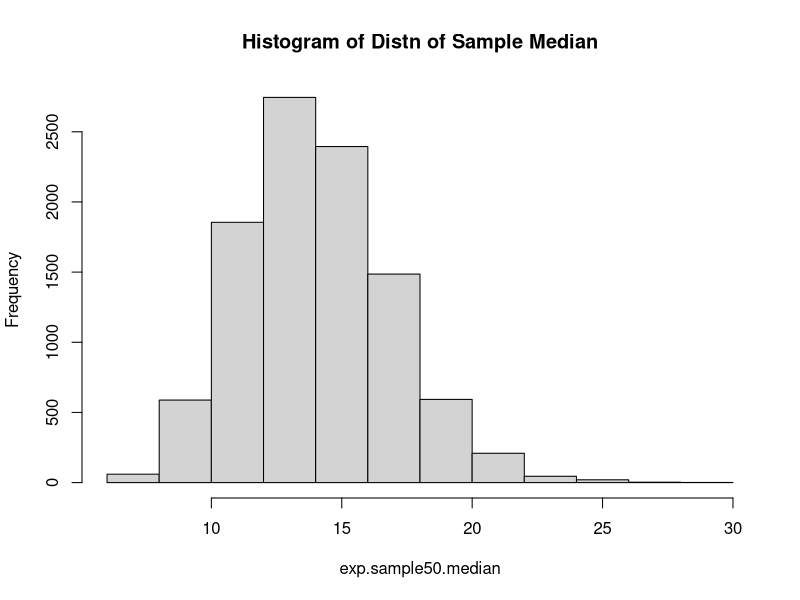
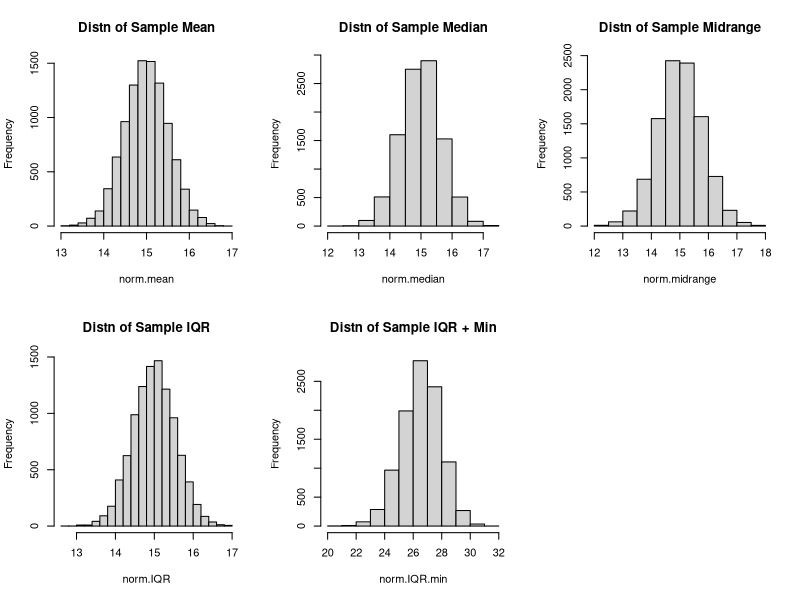
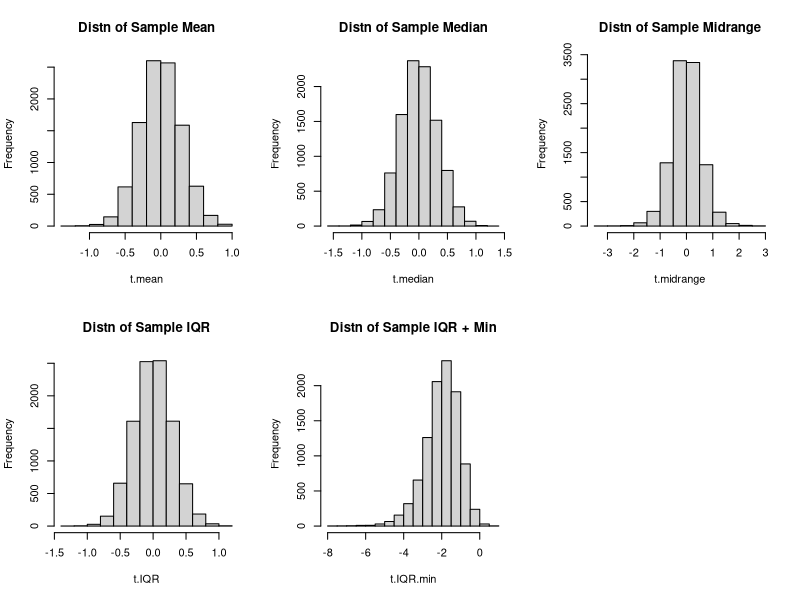

Generate these figures, in order, with R:
## ---- chunk 1
knitr::opts_chunk$set(echo = TRUE)
## ---- chunk 2
exp.random.sample = rexp(50, rate = 1/20)

exp.mean = mean(exp.random.sample)
exp.sd = mean(exp.random.sample)


## ---- chunk 3
# function for simulating the median of the  exponential distributon 
exp.distn.median = function( n ){

  exponential.samples = replicate(10000, rexp( n, rate = 1/20))
  return (apply(exponential.samples, 2, median))
}

exp.sample50.median = exp.distn.median(50)
hist(exp.sample50.median, main = "Histogram of Distn of Sample Median")

exp.sample50.mean = mean(exp.sample50.median)
exp.sample50.sd = sd(exp.sample50.median)

## ---- chunk 4
# Create a sampling distribution for the given sample sizes
exp.sample100.median = exp.distn.median(100)
exp.sample500.median = exp.distn.median(500)
exp.sample1000.median = exp.distn.median(1000)

# Mean of the sampling distribution
exp.sample100.mean = mean(exp.sample100.median)
exp.sample500.mean = mean(exp.sample500.median)
exp.sample1000.mean = mean(exp.sample1000.median)

# Standard deviaton of the sampling distribution
exp.sample100.sd = sd(exp.sample100.median)
exp.sample500.sd = sd(exp.sample500.median)
exp.sample1000.sd = sd(exp.sample1000.median)

## ---- chunk 5
# function for simulating the a sample from a normal distribution
norm.dist.sim = function( n ){
  return (replicate(10000, rnorm( n, mean = 0, sd = 1)))
}

# Sample size 2
norm.sample2 = norm.dist.sim(2)
norm.sample2.mean = mean(norm.sample2)

# I tried to calculate the variance with the var() function and I generated a large matrix with that function and didn't really know what I was doing wrong, so I just squared the sd to get the variance

#norm.sample2.var = var(norm.sample2)
norm.sample2.var = sd(norm.sample2)^2

# Sample sizes 4, 5 and 15
norm.sample4 = norm.dist.sim(4)
norm.sample5 = norm.dist.sim(5)
norm.sample15 = norm.dist.sim(15)

norm.sample4.mean = mean(norm.sample4)
norm.sample5.mean = mean(norm.sample5)
norm.sample15.mean = mean(norm.sample15)

norm.sample4.var = sd(norm.sample4)^2
norm.sample5.var = sd(norm.sample5)^2
norm.sample15.var = sd(norm.sample15)^2


## ---- chunk 6
# Normal distribution
norm.samples = replicate(10000, rnorm(15, mean = 15, sd = 2))

norm.mean = apply(norm.samples, 2, mean)
norm.median = apply(norm.samples, 2, median)
norm.midrange = (apply(norm.samples, 2, min) + apply(norm.samples, 2, max)) / 2
norm.IQR = (apply(norm.samples, 2, quantile, probs = 0.25) + apply(norm.samples, 2, quantile, probs = 0.75)) / 2
norm.IQR.min = norm.IQR + apply(norm.samples, 2, min)

par(mfrow=c(2,3))

hist(norm.mean, main = "Distn of Sample Mean")
hist(norm.median, main = "Distn of Sample Median")
hist(norm.midrange, main = "Distn of Sample Midrange")
hist(norm.IQR, main = "Distn of Sample IQR")
hist(norm.IQR.min, main = "Distn of Sample IQR + Min")

## ---- chunk 7
# t distribution
t.samples = replicate(10000, rt(15, df = 10))

t.mean = apply(t.samples, 2, mean)
t.median = apply(t.samples, 2, median)
t.midrange = (apply(t.samples, 2, min) + apply(t.samples, 2 , max)) / 2
t.IQR = (apply(t.samples, 2, quantile, probs = 0.25) + apply(t.samples, 2, quantile, probs = 0.75)) / 2
t.IQR.min = t.IQR + apply(t.samples, 2, min)

par(mfrow=c(2,3))

hist(t.mean, main = "Distn of Sample Mean")
hist(t.median, main = "Distn of Sample Median")
hist(t.midrange, main = "Distn of Sample Midrange")
hist(t.IQR, main = "Distn of Sample IQR")
hist(t.IQR.min, main = "Distn of Sample IQR + Min")
